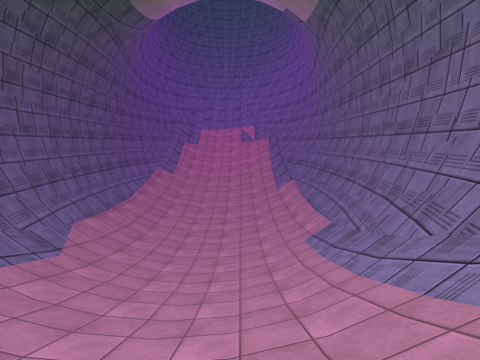
View 1 (above)

13 first-person views from a walk through a scene from a Unity 3-D project. The camera is 1.3 m above the floor, tilts 8° down and sees 85° across. The floor is counted in squares, 0.5 m on a side. Each view is taken from the middle of a square. On the plan, view 1 faces up. The plan holds only what a view shows up to about 18 squares ahead; the rest is blank. The place goes on beyond the plan. Surface patterns are stand-ins for the level's own textures.

View 2
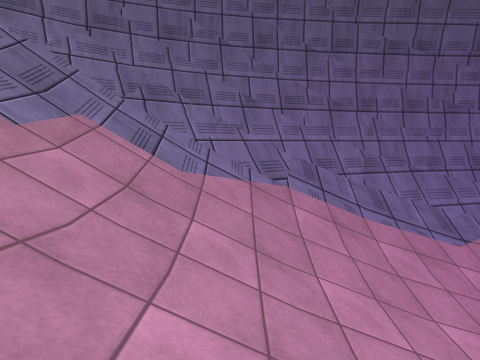

View 3
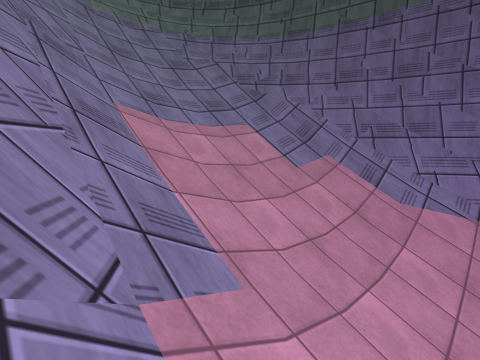

View 4
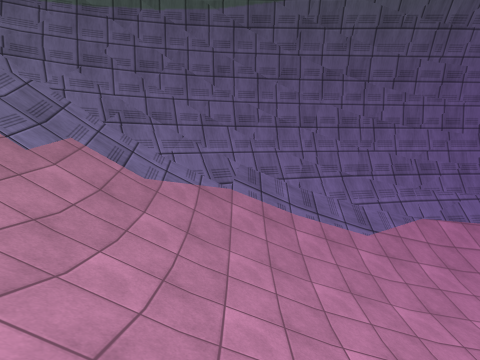

View 5
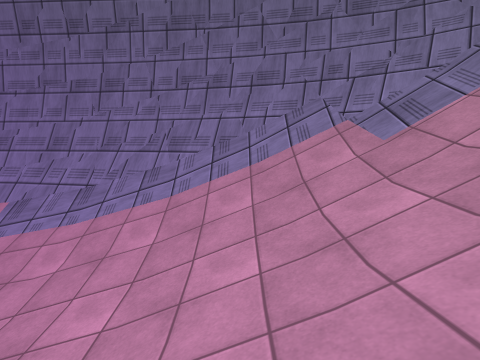

View 6
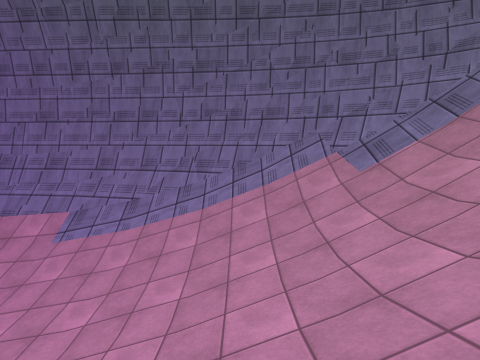

View 7
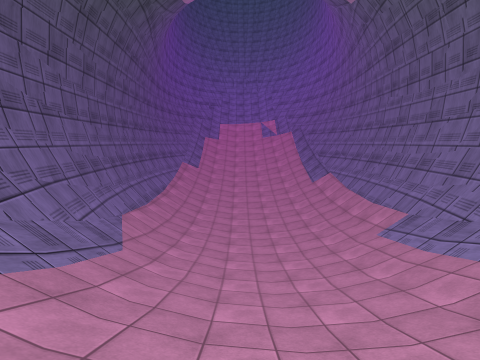

View 8
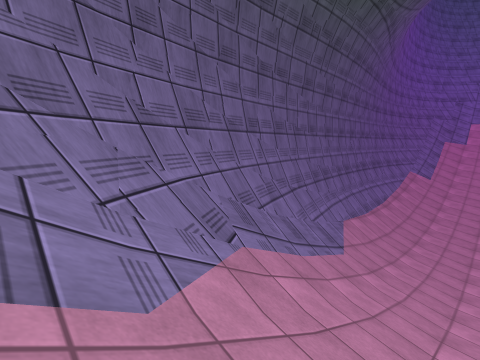

View 9
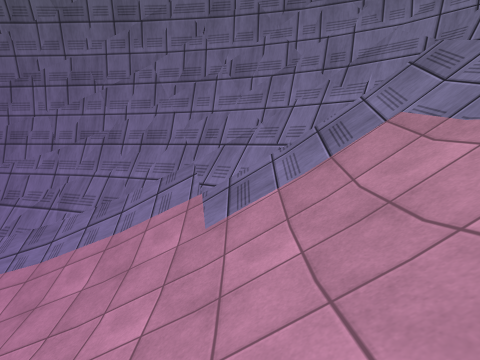

View 10
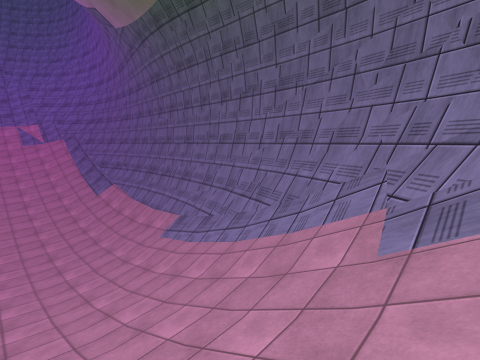

View 11
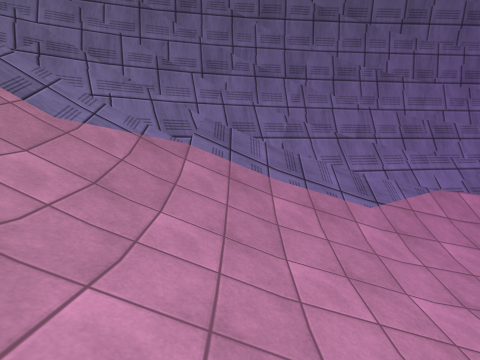

View 12
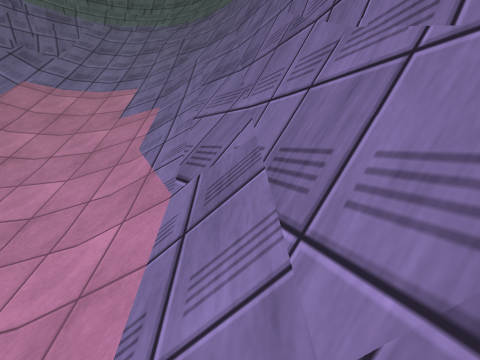

View 13
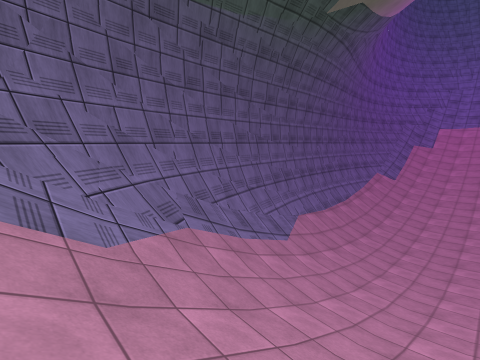

### Floor plan
Key: @ floor where view 1 was taken; # wall or solid block; . main floor; : floor 0.25 m higher than the main floor; / step, stairs or slope; = window, fence, low wall or low ledge; ^ raised ledge.
Columns run from 16 left of view 1 to 9 right of it. Each row starts with its distance up from view 1.
 20 #^=/////.........///////=#
 19 #^=/////:........///////=#
 18 #^=//////:.......///////=#
 17 #^=//////::.....:///////=#
 16 ##=//////::::.:::///////=#
 15 ##=///////::::::////////=#
 14  #=/////////////////////=#
 13  #=/////////////////////=#
 12  #=/////////////////////=#
 11  #=/////////////////////^#
 10  #=////////////////////#^#
  9  #=////////////////////#^#
  8  #=////////////////////=^#
  7  #=#///////////////////=^#
  6  ###///////////////////=##
  5  ##=///////////////////=##
  4   #=#//////////////////=#
  3   #^=//////////////////=#
  2   ##=//////////////////=#
  1   ##=/////////////////=##
  0    #=///////////@/////^##
 -1    #=/////////////////^#
 -2    #=#////////////////^#
 -3    #^#/////////////// ^#
 -4    #^#///////////////=^#
 -5    #^#///////////////=^#

Positions as (right, up) in squares from view 1, and headings:
1: (0, 0), facing up
2: (2, 4), facing left
3: (6, 5), facing down-left
4: (6, 7), facing left
5: (-8, 7), facing right
6: (-12, 8), facing right
7: (-5, 2), facing up
8: (-5, 0), facing up-left
9: (-8, 0), facing right
10: (-6, -1), facing up-right
11: (2, 9), facing left
12: (-13, 13), facing down
13: (0, -1), facing up-left
